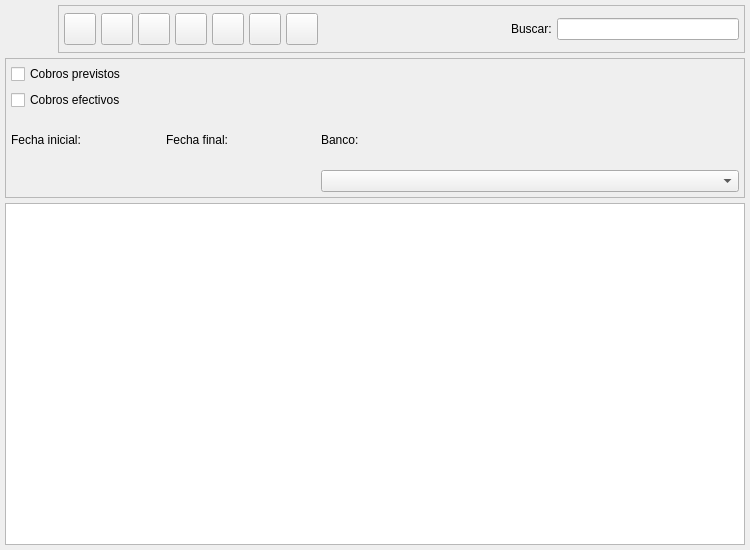
<ui version="4.0" >
 <author>Tomeu Borras Riera</author>
 <class>ConvocatoriasListBase</class>
 <widget class="QWidget" name="ConvocatoriasListBase" >
  <property name="enabled" >
   <bool>true</bool>
  </property>
  <property name="geometry" >
   <rect>
    <x>0</x>
    <y>0</y>
    <width>750</width>
    <height>550</height>
   </rect>
  </property>
  <property name="windowTitle" >
   <string>Actividades</string>
  </property>
  <property name="windowIcon" >
   <iconset>
    <normaloff>:/ImgGestionAula/icons/actividad.png</normaloff>:/ImgGestionAula/icons/actividad.png</iconset>
  </property>
  <layout class="QGridLayout" >
   <property name="margin" >
    <number>5</number>
   </property>
   <property name="spacing" >
    <number>5</number>
   </property>
   <item row="1" column="0" >
    <widget class="QFrame" name="m_busqueda" >
     <property name="minimumSize" >
      <size>
       <width>16</width>
       <height>140</height>
      </size>
     </property>
     <property name="frameShape" >
      <enum>QFrame::StyledPanel</enum>
     </property>
     <property name="frameShadow" >
      <enum>QFrame::Raised</enum>
     </property>
     <layout class="QGridLayout" >
      <property name="margin" >
       <number>5</number>
      </property>
      <property name="spacing" >
       <number>5</number>
      </property>
      <item row="1" column="2" >
       <widget class="QLabel" name="textLabel1_5" >
        <property name="text" >
         <string>Banco:</string>
        </property>
       </widget>
      </item>
      <item row="2" column="2" >
       <widget class="BfBuscarBanco" name="mui_idbanco" >
        <property name="sizePolicy" >
         <sizepolicy vsizetype="Fixed" hsizetype="Expanding" >
          <horstretch>0</horstretch>
          <verstretch>0</verstretch>
         </sizepolicy>
        </property>
        <property name="minimumSize" >
         <size>
          <width>200</width>
          <height>21</height>
         </size>
        </property>
       </widget>
      </item>
      <item row="1" column="1" >
       <widget class="QLabel" name="textLabel1_4_2" >
        <property name="text" >
         <string>Fecha final:</string>
        </property>
       </widget>
      </item>
      <item row="2" column="1" >
       <widget class="BlDateSearch" native="1" name="m_fechafin" >
        <property name="sizePolicy" >
         <sizepolicy vsizetype="Preferred" hsizetype="Fixed" >
          <horstretch>0</horstretch>
          <verstretch>0</verstretch>
         </sizepolicy>
        </property>
        <property name="minimumSize" >
         <size>
          <width>150</width>
          <height>21</height>
         </size>
        </property>
       </widget>
      </item>
      <item row="1" column="0" >
       <widget class="QLabel" name="textLabel1_4" >
        <property name="text" >
         <string>Fecha inicial:</string>
        </property>
       </widget>
      </item>
      <item row="2" column="0" >
       <widget class="BlDateSearch" native="1" name="m_fechain" >
        <property name="sizePolicy" >
         <sizepolicy vsizetype="Preferred" hsizetype="Fixed" >
          <horstretch>0</horstretch>
          <verstretch>0</verstretch>
         </sizepolicy>
        </property>
        <property name="minimumSize" >
         <size>
          <width>150</width>
          <height>21</height>
         </size>
        </property>
       </widget>
      </item>
      <item row="0" column="0" colspan="3" >
       <layout class="QHBoxLayout" >
        <property name="spacing" >
         <number>5</number>
        </property>
        <property name="margin" >
         <number>0</number>
        </property>
        <item>
         <layout class="QVBoxLayout" >
          <property name="spacing" >
           <number>6</number>
          </property>
          <property name="margin" >
           <number>0</number>
          </property>
          <item>
           <widget class="QCheckBox" name="mui_previsiones" >
            <property name="text" >
             <string>Cobros previstos</string>
            </property>
           </widget>
          </item>
          <item>
           <widget class="QCheckBox" name="mui_efectivos" >
            <property name="text" >
             <string>Cobros efectivos</string>
            </property>
           </widget>
          </item>
         </layout>
        </item>
       </layout>
      </item>
     </layout>
    </widget>
   </item>
   <item row="2" column="0" >
    <widget class="ConvocatoriasListSubForm" name="mui_list" />
   </item>
   <item row="0" column="0" >
    <layout class="QHBoxLayout" >
     <property name="spacing" >
      <number>5</number>
     </property>
     <property name="margin" >
      <number>0</number>
     </property>
     <item>
      <widget class="QLabel" name="label" >
       <property name="minimumSize" >
        <size>
         <width>48</width>
         <height>48</height>
        </size>
       </property>
       <property name="maximumSize" >
        <size>
         <width>48</width>
         <height>48</height>
        </size>
       </property>
       <property name="text" >
        <string/>
       </property>
       <property name="pixmap" >
        <pixmap>:/ImgGestionAula/icons/actividad.png</pixmap>
       </property>
       <property name="scaledContents" >
        <bool>true</bool>
       </property>
      </widget>
     </item>
     <item>
      <widget class="QFrame" name="m_botonera" >
       <property name="frameShape" >
        <enum>QFrame::StyledPanel</enum>
       </property>
       <property name="frameShadow" >
        <enum>QFrame::Raised</enum>
       </property>
       <layout class="QHBoxLayout" >
        <property name="spacing" >
         <number>5</number>
        </property>
        <property name="margin" >
         <number>5</number>
        </property>
        <item>
         <widget class="QToolButton" name="mui_crear" >
          <property name="minimumSize" >
           <size>
            <width>32</width>
            <height>32</height>
           </size>
          </property>
          <property name="maximumSize" >
           <size>
            <width>32</width>
            <height>32</height>
           </size>
          </property>
          <property name="toolTip" >
           <string>Nuevo Actividad</string>
          </property>
          <property name="whatsThis" >
           <string>Nuevo Actividad</string>
          </property>
          <property name="text" >
           <string/>
          </property>
          <property name="icon" >
           <iconset resource="../../../bulmages.qrc" >
            <normaloff>:/Images/document-new.png</normaloff>:/Images/document-new.png</iconset>
          </property>
          <property name="iconSize" >
           <size>
            <width>32</width>
            <height>32</height>
           </size>
          </property>
          <property name="shortcut" >
           <string>Ctrl+N</string>
          </property>
         </widget>
        </item>
        <item>
         <widget class="QToolButton" name="mui_editar" >
          <property name="minimumSize" >
           <size>
            <width>32</width>
            <height>32</height>
           </size>
          </property>
          <property name="maximumSize" >
           <size>
            <width>32</width>
            <height>32</height>
           </size>
          </property>
          <property name="toolTip" >
           <string>Editar Actividad</string>
          </property>
          <property name="whatsThis" >
           <string>Editar Actividad</string>
          </property>
          <property name="text" >
           <string/>
          </property>
          <property name="icon" >
           <iconset resource="../../../bulmages.qrc" >
            <normaloff>:/Images/document-open.png</normaloff>:/Images/document-open.png</iconset>
          </property>
          <property name="iconSize" >
           <size>
            <width>32</width>
            <height>32</height>
           </size>
          </property>
          <property name="shortcut" >
           <string>Ctrl+E</string>
          </property>
         </widget>
        </item>
        <item>
         <widget class="QToolButton" name="mui_borrar" >
          <property name="minimumSize" >
           <size>
            <width>32</width>
            <height>32</height>
           </size>
          </property>
          <property name="maximumSize" >
           <size>
            <width>32</width>
            <height>32</height>
           </size>
          </property>
          <property name="toolTip" >
           <string>Borrar Actividad</string>
          </property>
          <property name="whatsThis" >
           <string>Borrar Actividad</string>
          </property>
          <property name="text" >
           <string/>
          </property>
          <property name="icon" >
           <iconset resource="../../../bulmages.qrc" >
            <normaloff>:/Images/edit-delete.png</normaloff>:/Images/edit-delete.png</iconset>
          </property>
          <property name="iconSize" >
           <size>
            <width>32</width>
            <height>32</height>
           </size>
          </property>
          <property name="shortcut" >
           <string>Ctrl+D</string>
          </property>
         </widget>
        </item>
        <item>
         <widget class="QToolButton" name="mui_imprimir" >
          <property name="minimumSize" >
           <size>
            <width>32</width>
            <height>32</height>
           </size>
          </property>
          <property name="maximumSize" >
           <size>
            <width>32</width>
            <height>32</height>
           </size>
          </property>
          <property name="toolTip" >
           <string>Imprimir listado</string>
          </property>
          <property name="whatsThis" >
           <string>Imprimir listado</string>
          </property>
          <property name="text" >
           <string/>
          </property>
          <property name="icon" >
           <iconset resource="../../../bulmages.qrc" >
            <normaloff>:/Images/document-print.png</normaloff>:/Images/document-print.png</iconset>
          </property>
          <property name="iconSize" >
           <size>
            <width>32</width>
            <height>32</height>
           </size>
          </property>
          <property name="shortcut" >
           <string>Ctrl+P</string>
          </property>
         </widget>
        </item>
        <item>
         <widget class="QToolButton" name="mui_filtrar" >
          <property name="minimumSize" >
           <size>
            <width>32</width>
            <height>32</height>
           </size>
          </property>
          <property name="maximumSize" >
           <size>
            <width>32</width>
            <height>32</height>
           </size>
          </property>
          <property name="toolTip" >
           <string>Filtrar Actividades</string>
          </property>
          <property name="whatsThis" >
           <string>Filtrar Actividades</string>
          </property>
          <property name="text" >
           <string/>
          </property>
          <property name="icon" >
           <iconset resource="../../../bulmages.qrc" >
            <normaloff>:/Images/edit-find.png</normaloff>:/Images/edit-find.png</iconset>
          </property>
          <property name="iconSize" >
           <size>
            <width>32</width>
            <height>32</height>
           </size>
          </property>
          <property name="shortcut" >
           <string>Ctrl+F</string>
          </property>
          <property name="checkable" >
           <bool>true</bool>
          </property>
         </widget>
        </item>
        <item>
         <widget class="QToolButton" name="mui_configurar" >
          <property name="minimumSize" >
           <size>
            <width>32</width>
            <height>32</height>
           </size>
          </property>
          <property name="maximumSize" >
           <size>
            <width>32</width>
            <height>32</height>
           </size>
          </property>
          <property name="toolTip" >
           <string>Configurar listado</string>
          </property>
          <property name="whatsThis" >
           <string>Configurar listado</string>
          </property>
          <property name="text" >
           <string/>
          </property>
          <property name="icon" >
           <iconset resource="../../../bulmages.qrc" >
            <normaloff>:/Images/document-properties.png</normaloff>:/Images/document-properties.png</iconset>
          </property>
          <property name="iconSize" >
           <size>
            <width>32</width>
            <height>32</height>
           </size>
          </property>
          <property name="shortcut" >
           <string>Ctrl+B</string>
          </property>
          <property name="checkable" >
           <bool>true</bool>
          </property>
         </widget>
        </item>
        <item>
         <widget class="QToolButton" name="mui_actualizar" >
          <property name="minimumSize" >
           <size>
            <width>32</width>
            <height>32</height>
           </size>
          </property>
          <property name="maximumSize" >
           <size>
            <width>32</width>
            <height>32</height>
           </size>
          </property>
          <property name="toolTip" >
           <string>Actualizar listado</string>
          </property>
          <property name="whatsThis" >
           <string>Actualizar listado</string>
          </property>
          <property name="text" >
           <string/>
          </property>
          <property name="icon" >
           <iconset resource="../../../bulmages.qrc" >
            <normaloff>:/Images/view-refresh.png</normaloff>:/Images/view-refresh.png</iconset>
          </property>
          <property name="iconSize" >
           <size>
            <width>32</width>
            <height>32</height>
           </size>
          </property>
          <property name="shortcut" >
           <string>F5</string>
          </property>
         </widget>
        </item>
        <item>
         <widget class="QFrame" name="mui_plugbotones" >
          <property name="sizePolicy" >
           <sizepolicy vsizetype="Preferred" hsizetype="Minimum" >
            <horstretch>0</horstretch>
            <verstretch>0</verstretch>
           </sizepolicy>
          </property>
          <property name="frameShape" >
           <enum>QFrame::NoFrame</enum>
          </property>
          <property name="frameShadow" >
           <enum>QFrame::Plain</enum>
          </property>
          <property name="lineWidth" >
           <number>0</number>
          </property>
         </widget>
        </item>
        <item>
         <spacer>
          <property name="orientation" >
           <enum>Qt::Horizontal</enum>
          </property>
          <property name="sizeHint" stdset="0" >
           <size>
            <width>51</width>
            <height>34</height>
           </size>
          </property>
         </spacer>
        </item>
        <item>
         <widget class="QLabel" name="textLabel1" >
          <property name="text" >
           <string>Buscar:</string>
          </property>
         </widget>
        </item>
        <item>
         <widget class="QLineEdit" name="m_filtro" >
          <property name="minimumSize" >
           <size>
            <width>150</width>
            <height>0</height>
           </size>
          </property>
         </widget>
        </item>
       </layout>
      </widget>
     </item>
    </layout>
   </item>
  </layout>
 </widget>
 <layoutdefault spacing="3" margin="5" />
 <customwidgets>
  <customwidget>
   <class>BlDateSearch</class>
   <extends>QWidget</extends>
   <header>../../bulmalib/src/bldatesearch.h</header>
  </customwidget>
  <customwidget>
   <class>BfBuscarBanco</class>
   <extends>QComboBox</extends>
   <header>bfbuscarbanco.h</header>
  </customwidget>
  <customwidget>
   <class>ConvocatoriasListSubForm</class>
   <extends>QTableWidget</extends>
   <header>convocatoriaslist.h</header>
  </customwidget>
 </customwidgets>
 <resources>
  <include location="../../../bulmages.qrc" />
  <include location="../../../bulmages.qrc" />
 </resources>
</ui>
